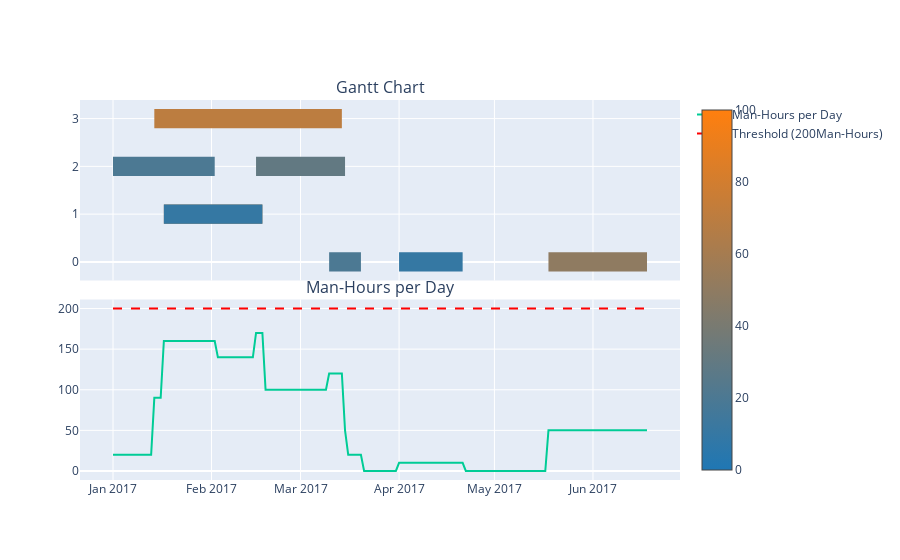

Notebook code for this chart:
### Code cell
manHoursTreshold = 200
optimized_df = arrange_tasks_greedy(df, manHoursTreshold)
generate_gantt_with_man_hours(optimized_df, manHoursTreshold)

### Figure 1 — Plotly figure (JSON) as saved in the notebook; plotly's stock layout.template omitted (floating-point values rounded to 4 significant figures; data arrays with more than 128 entries replaced by an {"elided": "..."} marker saying what was removed)
{"data": [{"fill": "toself", "fillcolor": "rgb(143.0, 123.0, 97.0)", "hoverinfo": "name", "legendgroup": "rgb(143.0, 123.0, 97.0)", "mode": "none", "name": "50", "showlegend": false, "type": "scatter", "x": ["2017-05-18T00:00:00", "2017-06-18T00:00:00", "2017-06-18T00:00:00", "2017-05-18T00:00:00"], "xaxis": "x", "y": [-0.2, -0.2, 0.2, 0.2], "yaxis": "y"}, {"fill": "toself", "fillcolor": "rgb(165.4, 123.8, 80.4)", "hoverinfo": "name", "legendgroup": "rgb(165.4, 123.8, 80.4)", "mode": "none", "name": "60", "showlegend": false, "type": "scatter", "x": ["2017-01-17T00:00:00", "2017-02-17T00:00:00", "2017-02-17T00:00:00", "2017-01-17T00:00:00"], "xaxis": "x", "y": [0.8, 0.8, 1.2, 1.2], "yaxis": "y"}, {"fill": "toself", "fillcolor": "rgb(187.79999999999998, 124.6, 63.80000000000001)", "hoverinfo": "name", "legendgroup": "rgb(187.79999999999998, 124.6, 63.80000000000001)", "mode": "none", "name": "70", "showlegend": false, "type": "scatter", "x": ["2017-01-14T00:00:00", "2017-03-14T00:00:00", "2017-03-14T00:00:00", "2017-01-14T00:00:00"], "xaxis": "x", "y": [2.8, 2.8, 3.2, 3.2], "yaxis": "y"}, {"fill": "toself", "fillcolor": "rgb(53.400000000000006, 119.8, 163.4)", "hoverinfo": "name", "legendgroup": "rgb(53.400000000000006, 119.8, 163.4)", "mode": "none", "name": "10", "showlegend": false, "type": "scatter", "x": ["2017-01-17T00:00:00", "2017-02-17T00:00:00", "2017-02-17T00:00:00", "2017-01-17T00:00:00", "2017-01-17T00:00:00", "2017-04-01T00:00:00", "2017-04-21T00:00:00", "2017-04-21T00:00:00", "2017-04-01T00:00:00"], "xaxis": "x", "y": [0.8, 0.8, 1.2, 1.2, null, -0.2, -0.2, 0.2, 0.2], "yaxis": "y"}, {"fill": "toself", "fillcolor": "rgb(75.80000000000001, 120.6, 146.8)", "hoverinfo": "name", "legendgroup": "rgb(75.80000000000001, 120.6, 146.8)", "mode": "none", "name": "20", "showlegend": false, "type": "scatter", "x": ["2017-01-01T00:00:00", "2017-02-02T00:00:00", "2017-02-02T00:00:00", "2017-01-01T00:00:00", "2017-01-01T00:00:00", "2017-03-10T00:00:00", "2017-03-20T00:00:00", "2017-03-20T00:00:00", "2017-03-10T00:00:00"], "xaxis": "x", "y": [1.8, 1.8, 2.2, 2.2, null, -0.2, -0.2, 0.2, 0.2], "yaxis": "y"}, {"fill": "toself", "fillcolor": "rgb(98.2, 121.4, 130.2)", "hoverinfo": "name", "legendgroup": "rgb(98.2, 121.4, 130.2)", "mode": "none", "name": "30", "showlegend": false, "type": "scatter", "x": ["2017-02-15T00:00:00", "2017-03-15T00:00:00", "2017-03-15T00:00:00", "2017-02-15T00:00:00"], "xaxis": "x", "y": [1.8, 1.8, 2.2, 2.2], "yaxis": "y"}, {"legendgroup": "rgb(143.0, 123.0, 97.0)", "marker": {"color": "rgb(143.0, 123.0, 97.0)", "opacity": 0, "size": 1}, "mode": "markers", "name": "", "showlegend": false, "text": [null, null], "type": "scatter", "x": ["2017-05-18T00:00:00", "2017-06-18T00:00:00"], "xaxis": "x", "y": [0, 0], "yaxis": "y"}, {"legendgroup": "rgb(165.4, 123.8, 80.4)", "marker": {"color": "rgb(165.4, 123.8, 80.4)", "opacity": 0, "size": 1}, "mode": "markers", "name": "", "showlegend": false, "text": [null, null], "type": "scatter", "x": ["2017-01-17T00:00:00", "2017-02-17T00:00:00"], "xaxis": "x", "y": [1, 1], "yaxis": "y"}, {"legendgroup": "rgb(187.79999999999998, 124.6, 63.80000000000001)", "marker": {"cmax": 100, "cmin": 0, "color": "rgb(187.79999999999998, 124.6, 63.80000000000001)", "colorscale": [[0, "rgb(31.0, 119.0, 180.0)"], [1, "rgb(255.0, 127.0, 14.0)"]], "opacity": 0, "showscale": true, "size": 1}, "mode": "markers", "name": "", "showlegend": false, "text": [null, null], "type": "scatter", "x": ["2017-01-14T00:00:00", "2017-03-14T00:00:00"], "xaxis": "x", "y": [3, 3], "yaxis": "y"}, {"legendgroup": "rgb(53.400000000000006, 119.8, 163.4)", "marker": {"color": "rgb(53.400000000000006, 119.8, 163.4)", "opacity": 0, "size": 1}, "mode": "markers", "name": "", "showlegend": false, "text": [null, null, null, null], "type": "scatter", "x": ["2017-01-17T00:00:00", "2017-02-17T00:00:00", "2017-04-01T00:00:00", "2017-04-21T00:00:00"], "xaxis": "x", "y": [1, 1, 0, 0], "yaxis": "y"}, {"legendgroup": "rgb(75.80000000000001, 120.6, 146.8)", "marker": {"color": "rgb(75.80000000000001, 120.6, 146.8)", "opacity": 0, "size": 1}, "mode": "markers", "name": "", "showlegend": false, "text": [null, null, null, null], "type": "scatter", "x": ["2017-01-01T00:00:00", "2017-02-02T00:00:00", "2017-03-10T00:00:00", "2017-03-20T00:00:00"], "xaxis": "x", "y": [2, 2, 0, 0], "yaxis": "y"}, {"legendgroup": "rgb(98.2, 121.4, 130.2)", "marker": {"color": "rgb(98.2, 121.4, 130.2)", "opacity": 0, "size": 1}, "mode": "markers", "name": "", "showlegend": false, "text": [null, null], "type": "scatter", "x": ["2017-02-15T00:00:00", "2017-03-15T00:00:00"], "xaxis": "x", "y": [2, 2], "yaxis": "y"}, {"mode": "lines", "name": "Man-Hours per Day", "type": "scatter", "x": {"elided": "169 str values"}, "xaxis": "x2", "y": {"elided": "169 int values"}, "yaxis": "y2"}, {"line": {"color": "red", "dash": "dash"}, "mode": "lines", "name": "Threshold (200Man-Hours)", "type": "scatter", "x": {"elided": "169 str values"}, "xaxis": "x2", "y": {"elided": "169 int values"}, "yaxis": "y2"}], "layout": {"annotations": [{"font": {"size": 16}, "showarrow": false, "text": "Gantt Chart", "x": 0.5, "xanchor": "center", "xref": "paper", "y": 1, "yanchor": "bottom", "yref": "paper"}, {"font": {"size": 16}, "showarrow": false, "text": "Man-Hours per Day", "x": 0.5, "xanchor": "center", "xref": "paper", "y": 0.475, "yanchor": "bottom", "yref": "paper"}], "autosize": true, "xaxis": {"anchor": "y", "autorange": true, "domain": [0, 1], "matches": "x2", "range": ["2016-12-22 03:02:26.8325", "2017-06-27 20:57:33.1675"], "showticklabels": false, "type": "date"}, "xaxis2": {"anchor": "y2", "autorange": true, "domain": [0, 1], "range": ["2016-12-22 03:02:26.8325", "2017-06-27 20:57:33.1675"], "type": "date"}, "yaxis": {"anchor": "x", "autorange": true, "domain": [0.525, 1], "fixedrange": true, "range": [-0.3889, 3.389], "type": "linear"}, "yaxis2": {"anchor": "x2", "autorange": true, "domain": [0, 0.475], "range": [-11.11, 211.1], "type": "linear"}}}
